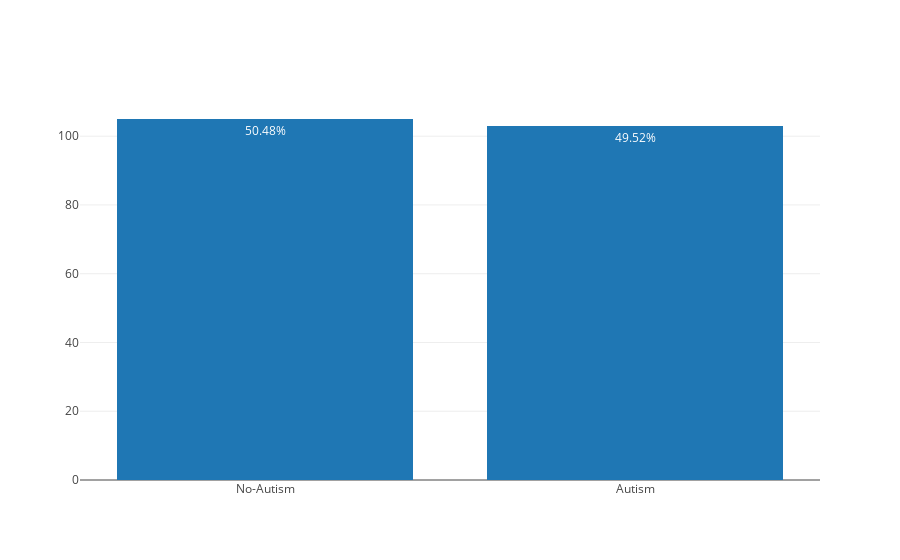
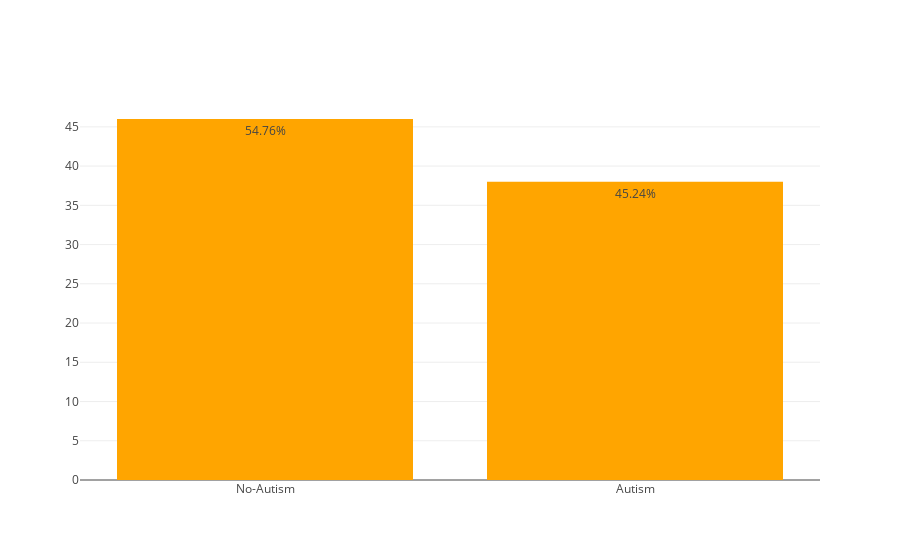

Notebook code cell kept with these figures, in order:
### Markdown cell above
### Diagnóstico de autismo separado por sexo

### Code cell
#Separando dataframe por sexo
masc = df.query('gender == "m"')
fem = df.query('gender == "f"')

# Criando estrutura para armazenar Classe/ASD
autismo_m = masc['Class/ASD'].value_counts().to_dict()
autismo_f = fem['Class/ASD'].value_counts().to_dict()

# Substituindo valores de classe NO -> NO-Autism, YES -> Autism

new_x = [x for x in autismo_m.keys()]
for i,v in enumerate(new_x):
    if v == 'NO':
        new_x[i] = v.replace('NO','No-Autism')
    elif v == 'YES':
        new_x[i] = v.replace('YES','Autism')
        
# Gráfica de representação

trace_m = go.Bar(x   = new_x,
                 y = list(autismo_m.values()),
                 text = porcentagem(list(autismo_m.values())),
                 textposition = 'auto',
                 name = 'Masculino')

trace_f = go.Bar(x = new_x2,
                 y = list(autismo_f.values()),
                 text = porcentagem(list(autismo_f.values())),
                 textposition = 'auto',
                 marker = dict(
                    color = 'orange'
                 ),
                 name = 'Feminino')

data1 = [trace_m]
data2 = [trace_f]

layout1 = go.Layout(barmode = 'group')
layout2 = go.Layout(barmode = 'stack')

fig1 = go.Figure(data=data1, layout = layout1)
fig2 = go.Figure(data=data2, layout = layout2)
py.iplot(fig1)
py.iplot(fig2)

### Figure 1 — Plotly figure (JSON) as saved in the notebook; plotly's stock layout.template omitted (floating-point values rounded to 4 significant figures)
{"data": [{"name": "Masculino", "text": ["50.48%", "49.52%"], "textposition": "auto", "type": "bar", "uid": "9480df77-e8d0-41d7-b5f0-2052a9bca82a", "x": ["No-Autism", "Autism"], "y": [105, 103]}], "layout": {"barmode": "group"}}

### Figure 2 — Plotly figure (JSON) as saved in the notebook; plotly's stock layout.template omitted (floating-point values rounded to 4 significant figures)
{"data": [{"marker": {"color": "orange"}, "name": "Feminino", "text": ["54.76%", "45.24%"], "textposition": "auto", "type": "bar", "uid": "422a6d10-684d-462f-ba4a-bc4b5452aa29", "x": ["No-Autism", "Autism"], "y": [46, 38]}], "layout": {"barmode": "stack"}}
